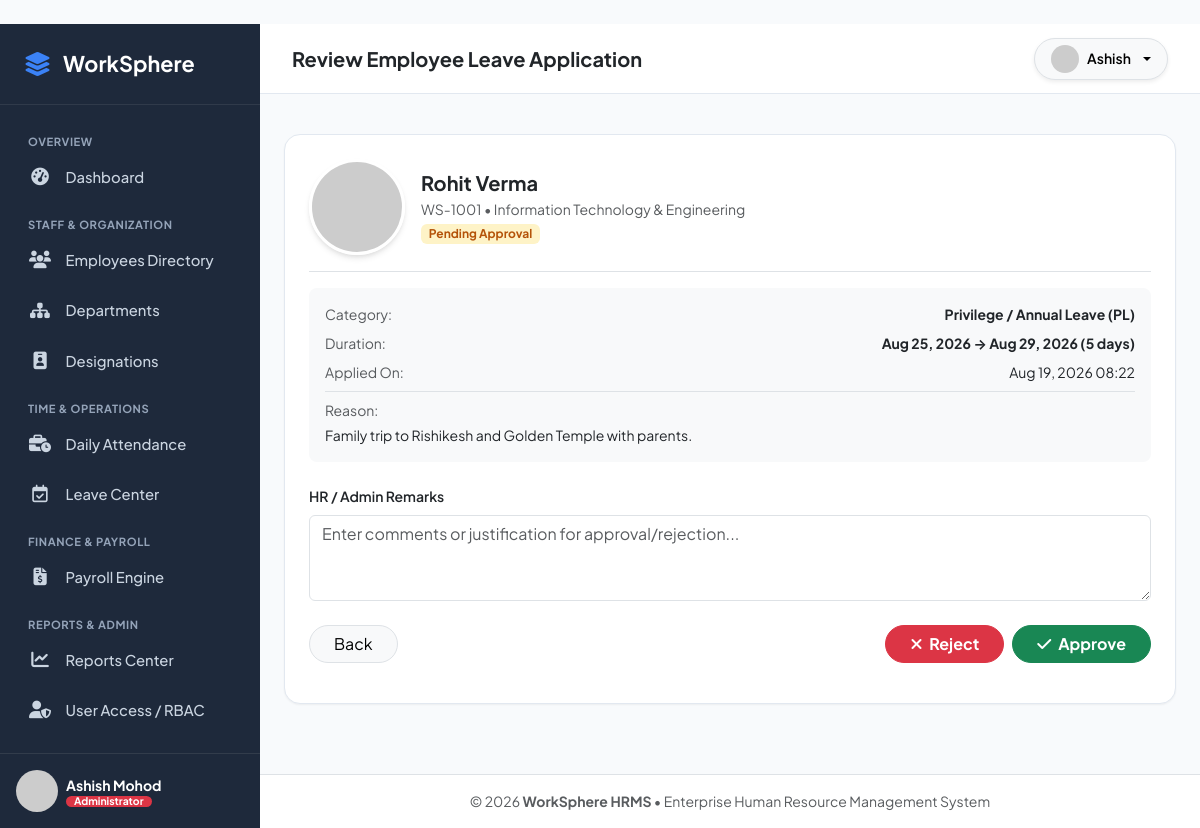
/leaves/7/action/ (signed in), run on the app's committed database.
### accounts/models.py (models this page shows, shortened)
class User(AbstractUser):
    role = models.CharField(
        max_length=20,
        choices=UserRole.choices,
        default=UserRole.EMPLOYEE,
        help_text="Role determining access permissions within WorkSphere."
    )
    phone = models.CharField(max_length=20, blank=True, null=True)
    profile_picture = models.ImageField(upload_to='avatars/', blank=True, null=True)
    is_verified = models.BooleanField(default=True)
    created_at = models.DateTimeField(auto_now_add=True)
    updated_at = models.DateTimeField(auto_now=True)
    @property
    def get_role_badge(self):
        badges = {
            UserRole.ADMIN: 'bg-danger',
            UserRole.HR: 'bg-primary',
            UserRole.EMPLOYEE: 'bg-info text-dark',
        }
        return badges.get(self.role, 'bg-secondary')
    @property
    def get_avatar_url(self):
        if self.profile_picture and hasattr(self.profile_picture, 'url'):
            return self.profile_picture.url
        return f"https://ui-avatars.com/api/?name={self.get_full_name() or self.username}&background=2563eb&color=fff"

### leave_management/models.py (models this page shows, shortened)
class LeaveRequest(models.Model):
    employee = models.ForeignKey(
        Employee,
        on_delete=models.CASCADE,
        related_name='leave_requests'
    )
    leave_type = models.ForeignKey(
        LeaveType,
        on_delete=models.CASCADE,
        related_name='requests'
    )
    start_date = models.DateField()
    end_date = models.DateField()
    total_days = models.PositiveIntegerField(default=1)
    reason = models.TextField()
    status = models.CharField(
        max_length=20,
        choices=LeaveStatus.choices,
        default=LeaveStatus.PENDING
    )
    reviewed_by = models.ForeignKey(
        settings.AUTH_USER_MODEL,
        on_delete=models.SET_NULL,
        null=True,
        blank=True,
        related_name='reviewed_leave_requests'
    )
    review_remarks = models.TextField(blank=True)
    reviewed_at = models.DateTimeField(null=True, blank=True)
    applied_at = models.DateTimeField(auto_now_add=True)
    class Meta:
        ordering = ['-applied_at']
    @property
    def get_status_badge(self):
        badges = {
            LeaveStatus.PENDING: 'badge-pending',
            LeaveStatus.APPROVED: 'badge-approved',
            LeaveStatus.REJECTED: 'badge-rejected',
            LeaveStatus.CANCELLED: 'badge-cancelled',
        }
        return badges.get(self.status, 'bg-secondary')

class LeaveType(models.Model):
    name = models.CharField(max_length=50, unique=True)
    code = models.CharField(max_length=10, unique=True)
    days_allowed = models.PositiveIntegerField(default=12, help_text="Total days permitted per year")
    description = models.TextField(blank=True)
    is_active = models.BooleanField(default=True)
    class Meta:
        ordering = ['name']

### employees/models.py (models this page shows, shortened)
class Employee(models.Model):
    user = models.OneToOneField(
        settings.AUTH_USER_MODEL,
        on_delete=models.CASCADE,
        related_name='employee_profile'
    )
    employee_id = models.CharField(max_length=20, unique=True, blank=True)
    department = models.ForeignKey(
        Department,
        on_delete=models.SET_NULL,
        null=True,
        blank=True,
        related_name='employees'
    )
    designation = models.ForeignKey(
        Designation,
        on_delete=models.SET_NULL,
        null=True,
        blank=True,
        related_name='employees'
    )
    joining_date = models.DateField(default=timezone.now)
    date_of_birth = models.DateField(null=True, blank=True)
    gender = models.CharField(max_length=10, choices=Gender.choices, default=Gender.MALE)
    blood_group = models.CharField(max_length=10, blank=True)
    phone = models.CharField(max_length=20, blank=True)
    emergency_contact = models.CharField(max_length=20, blank=True)
    address = models.TextField(blank=True)
    city = models.CharField(max_length=100, blank=True)
    basic_salary = models.DecimalField(max_digits=12, decimal_places=2, default=0.00)
    status = models.CharField(
        max_length=20,
        choices=EmployeeStatus.choices,
        default=EmployeeStatus.ACTIVE
    )
    avatar = models.ImageField(upload_to='avatars/', blank=True, null=True)
    created_at = models.DateTimeField(auto_now_add=True)
    updated_at = models.DateTimeField(auto_now=True)
    class Meta:
        ordering = ['-created_at']
    @property
    def full_name(self):
        return self.user.get_full_name() or self.user.username
    @property
    def get_avatar(self):
        if self.avatar and hasattr(self.avatar, 'url'):
            return self.avatar.url
        elif self.user.profile_picture and hasattr(self.user.profile_picture, 'url'):
            return self.user.profile_picture.url
        return f"https://ui-avatars.com/api/?name={self.full_name}&background=3b82f6&color=fff"

class Department(models.Model):
    name = models.CharField(max_length=100, unique=True)
    code = models.CharField(max_length=20, unique=True)
    description = models.TextField(blank=True)
    head_of_department = models.ForeignKey(
        settings.AUTH_USER_MODEL,
        on_delete=models.SET_NULL,
        null=True,
        blank=True,
        related_name='headed_departments'
    )
    is_active = models.BooleanField(default=True)
    created_at = models.DateTimeField(auto_now_add=True)
    updated_at = models.DateTimeField(auto_now=True)
    class Meta:
        ordering = ['name']

### leave_management/views.py (the view, shortened to what this page needs)
# urls.py: path('<int:pk>/action/', views.leave_action_view, name='action'),
@login_required
@hr_required
def leave_action_view(request, pk):
    leave = get_object_or_404(LeaveRequest, pk=pk)
    return render(request, 'leave_management/leave_review.html', {'leave': leave})

### templates/leave_management/leave_review.html (shortened to what this page needs)
﻿{% extends 'base.html' %}
{% block page_title %}Review Employee Leave Application{% endblock %}
{% block content %}
<div class="card card-custom p-4 max-w-lg mx-auto">
    <div class="d-flex align-items-center gap-3 pb-3 mb-3 border-bottom">
        <img src="{{ leave.employee.get_avatar }}" alt="{{ leave.employee.full_name }}" class="avatar-lg">
        <div>
            <h5 class="fw-bold mb-1">{{ leave.employee.full_name }}</h5>
            <div class="text-muted small">{{ leave.employee.employee_id }} &bull; {{ leave.employee.department.name }}</div>
            <span class="badge {{ leave.get_status_badge }} mt-1">{{ leave.get_status_display }}</span>
        </div>
    </div>
    <div class="bg-light rounded-3 p-3 mb-4 small">
        <div class="d-flex justify-content-between mb-2">
            <span class="text-muted">Category:</span>
            <span class="fw-bold">{{ leave.leave_type.name }}</span>
        </div>
        <div class="d-flex justify-content-between mb-2">
            <span class="text-muted">Duration:</span>
            <span class="fw-bold">{{ leave.start_date|date:"M d, Y" }} &rarr; {{ leave.end_date|date:"M d, Y" }} ({{ leave.total_days }} days)</span>
        </div>
        <div class="d-flex justify-content-between mb-2">
            <span class="text-muted">Applied On:</span>
            <span>{{ leave.applied_at|date:"M d, Y H:i" }}</span>
        </div>
        <div class="mt-2 pt-2 border-top">
            <span class="text-muted d-block mb-1">Reason:</span>
            <div class="text-dark">{{ leave.reason }}</div>
        </div>
    </div>
    <form method="post">
        <div class="mb-4">
            <label class="form-label fw-semibold small">HR / Admin Remarks</label>
            <textarea name="remarks" class="form-control" rows="3" placeholder="Enter comments or justification for approval/rejection...">{{ leave.review_remarks }}</textarea>
        </div>
        <div class="d-flex justify-content-between gap-2">
            <a href="{% url 'leave_management:list' %}" class="btn btn-light border rounded-pill px-4">Back</a>
            <div class="d-flex gap-2">
                <button type="submit" name="action" value="REJECT" class="btn btn-danger rounded-pill px-4 fw-bold">
                    <i class="fa-solid fa-xmark me-1"></i> Reject
                </button>
                <button type="submit" name="action" value="APPROVE" class="btn btn-success rounded-pill px-4 fw-bold">
                    <i class="fa-solid fa-check me-1"></i> Approve
                </button>
            </div>
        </div>
    </form>
</div>
{% endblock %}

### templates/base.html (shortened to what this page needs)
﻿<!DOCTYPE html>
<html lang="en">
<head>
    <link href="https://cdn.jsdelivr.net/npm/bootstrap@5.3.2/dist/css/bootstrap.min.css" rel="stylesheet">
    <link rel="stylesheet" href="https://cdnjs.cloudflare.com/ajax/libs/font-awesome/6.5.1/css/all.min.css">
    {% load static %}
    <link rel="stylesheet" href="{% static 'css/style.css' %}">
</head>
<body>
    <div id="app-wrapper">
        <aside id="sidebar">
            <div class="sidebar-brand">
                <i class="fa-solid fa-layer-group fs-4"></i>
                <span>WorkSphere</span>
            </div>
            <ul class="sidebar-menu">
                <li class="menu-header">Overview</li>
                <li>
                    <a href="{% url 'dashboard:index' %}" class="sidebar-link {% if request.resolver_match.app_name == 'dashboard' and request.resolver_match.url_name == 'index' %}active{% endif %}">
                        <i class="fa-solid fa-gauge-high"></i>
                        <span>Dashboard</span>
                    </a>
                </li>
                {% if user.role == 'ADMIN' or user.role == 'HR' or user.is_superuser %}
                <li class="menu-header">Staff & Organization</li>
                <li>
                    <a href="{% url 'employees:list' %}" class="sidebar-link {% if request.resolver_match.app_name == 'employees' and 'department' not in request.path and 'designation' not in request.path %}active{% endif %}">
                        <i class="fa-solid fa-users"></i>
                        <span>Employees Directory</span>
                    </a>
                </li>
                <li>
                    <a href="{% url 'employees:department_list' %}" class="sidebar-link {% if 'departments' in request.path %}active{% endif %}">
                        <i class="fa-solid fa-sitemap"></i>
                        <span>Departments</span>
                    </a>
                </li>
                <li>
                    <a href="{% url 'employees:designation_list' %}" class="sidebar-link {% if 'designations' in request.path %}active{% endif %}">
                        <i class="fa-solid fa-id-badge"></i>
                        <span>Designations</span>
                    </a>
                </li>
                {% endif %}
                <li class="menu-header">Time & Operations</li>
                <li>
                    <a href="{% url 'attendance:list' %}" class="sidebar-link {% if request.resolver_match.app_name == 'attendance' and request.resolver_match.url_name == 'list' %}active{% endif %}">
                        <i class="fa-solid fa-business-time"></i>
                        <span>Daily Attendance</span>
                    </a>
                </li>
                <li>
                    <a href="{% url 'leave_management:list' %}" class="sidebar-link {% if request.resolver_match.app_name == 'leave_management' and request.resolver_match.url_name == 'list' %}active{% endif %}">
                        <i class="fa-regular fa-calendar-check"></i>
                        <span>Leave Center</span>
                    </a>
                </li>
                <li class="menu-header">Finance & Payroll</li>
                <li>
                    <a href="{% url 'payroll:list' %}" class="sidebar-link {% if request.resolver_match.app_name == 'payroll' and request.resolver_match.url_name == 'list' %}active{% endif %}">
                        <i class="fa-solid fa-file-invoice-dollar"></i>
                        <span>Payroll Engine</span>
                    </a>
                </li>
                {% if user.role == 'ADMIN' or user.role == 'HR' or user.is_superuser %}
                <li class="menu-header">Reports & Admin</li>
                <li>
                    <a href="{% url 'dashboard:reports' %}" class="sidebar-link {% if request.resolver_match.url_name == 'reports' %}active{% endif %}">
                        <i class="fa-solid fa-chart-line"></i>
                        <span>Reports Center</span>
                    </a>
                </li>
                <li>
                    <a href="{% url 'accounts:user_list' %}" class="sidebar-link {% if request.resolver_match.app_name == 'accounts' and request.resolver_match.url_name == 'user_list' %}active{% endif %}">
                        <i class="fa-solid fa-user-shield"></i>
                        <span>User Access / RBAC</span>
                    </a>
                </li>
                {% endif %}
            </ul>
            <div class="p-3 border-top border-secondary border-opacity-25 mt-auto">
                <div class="d-flex align-items-center gap-2">
                    <img src="{{ user.get_avatar_url }}" alt="{{ user.username }}" class="avatar-img">
                    <div class="overflow-hidden">
                        <div class="text-white fw-bold text-truncate small">{{ user.get_full_name|default:user.username }}</div>
                        <span class="badge {{ user.get_role_badge }} py-0 px-2 small" style="font-size: 0.65rem;">{{ user.get_role_display }}</span>
                    </div>
                </div>
            </div>
        </aside>
        <div id="main-content">
            <header class="top-navbar">
                <div class="d-flex align-items-center gap-3">
                    <h5 class="fw-bold mb-0 text-dark">{% block page_title %}Dashboard{% endblock %}</h5>
                </div>
                <div class="d-flex align-items-center gap-3">
                    <div class="dropdown">
                        <button class="btn btn-light d-flex align-items-center gap-2 rounded-pill px-3 border dropdown-toggle shadow-sm" type="button" data-bs-toggle="dropdown">
                            <img src="{{ user.get_avatar_url }}" class="rounded-circle" width="28" height="28" alt="avatar">
                            <span class="fw-semibold small d-none d-md-inline">{{ user.first_name|default:user.username }}</span>
                        </button>
                    </div>
                </div>
            </header>
            <div class="px-4 pt-3">
            </div>
            <main class="flex-grow-1 p-4">
                {% block content %}{% endblock %}
            </main>
            <footer class="bg-white border-top py-3 px-4 text-center text-muted small">
                <span>&copy; 2026 <strong>WorkSphere HRMS</strong> &bull; Enterprise Human Resource Management System</span>
            </footer>
        </div>
    </div>
</body>
</html>

### data on the page
User: get_full_name "Ashish Mohod", role "Administrator", first_name "Ashish"
LeaveRequest: employee.full_name "Rohit Verma", employee.employee_id "WS-1001", employee.department.name "Information Technology & Engineering", status "Pending Approval", leave_type.name "Privilege / Annual Leave (PL)", start_date "Aug 25, 2026", end_date "Aug 29, 2026", total_days "5", applied_at "Aug 19, 2026 08:22", reason "Family trip to Rishikesh and Golden Temple with parents."
